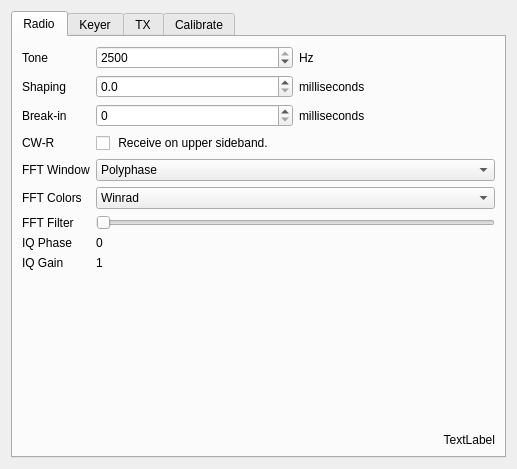
<?xml version="1.0" encoding="UTF-8"?>
<ui version="4.0">
 <class>SettingsForm</class>
 <widget class="QWidget" name="SettingsForm">
  <property name="geometry">
   <rect>
    <x>0</x>
    <y>0</y>
    <width>517</width>
    <height>469</height>
   </rect>
  </property>
  <property name="windowTitle">
   <string>Form</string>
  </property>
  <layout class="QGridLayout" name="gridLayout_5">
   <item row="0" column="0">
    <widget class="QTabWidget" name="tabWidget">
     <property name="currentIndex">
      <number>0</number>
     </property>
     <widget class="QWidget" name="tab_5">
      <attribute name="title">
       <string>Radio</string>
      </attribute>
      <layout class="QGridLayout" name="gridLayout_3">
       <item row="0" column="0">
        <widget class="QLabel" name="label_9">
         <property name="text">
          <string>Tone</string>
         </property>
        </widget>
       </item>
       <item row="1" column="0">
        <widget class="QLabel" name="label_13">
         <property name="text">
          <string>Shaping</string>
         </property>
        </widget>
       </item>
       <item row="9" column="0">
        <spacer name="verticalSpacer_2">
         <property name="orientation">
          <enum>Qt::Vertical</enum>
         </property>
         <property name="sizeHint" stdset="0">
          <size>
           <width>20</width>
           <height>73</height>
          </size>
         </property>
        </spacer>
       </item>
       <item row="10" column="1">
        <widget class="QLabel" name="versionLabel">
         <property name="text">
          <string>TextLabel</string>
         </property>
         <property name="alignment">
          <set>Qt::AlignRight|Qt::AlignTrailing|Qt::AlignVCenter</set>
         </property>
        </widget>
       </item>
       <item row="3" column="0">
        <widget class="QLabel" name="label_11">
         <property name="text">
          <string>CW-R</string>
         </property>
        </widget>
       </item>
       <item row="8" column="1">
        <widget class="QLabel" name="gainLabel">
         <property name="text">
          <string>1</string>
         </property>
        </widget>
       </item>
       <item row="4" column="0">
        <widget class="QLabel" name="label_21">
         <property name="text">
          <string>FFT Window</string>
         </property>
        </widget>
       </item>
       <item row="2" column="1">
        <layout class="QHBoxLayout" name="horizontalLayout_5">
         <item>
          <widget class="QSpinBox" name="qskSpinBox">
           <property name="maximum">
            <number>999</number>
           </property>
          </widget>
         </item>
         <item>
          <widget class="QLabel" name="label_23">
           <property name="text">
            <string>milliseconds</string>
           </property>
          </widget>
         </item>
        </layout>
       </item>
       <item row="3" column="1">
        <widget class="QCheckBox" name="cwrCheckBox">
         <property name="text">
          <string> Receive on upper sideband.</string>
         </property>
        </widget>
       </item>
       <item row="8" column="0">
        <widget class="QLabel" name="label_19">
         <property name="text">
          <string>IQ Gain</string>
         </property>
        </widget>
       </item>
       <item row="6" column="1">
        <widget class="QSlider" name="fftFilterSlider">
         <property name="sizePolicy">
          <sizepolicy hsizetype="Expanding" vsizetype="Fixed">
           <horstretch>0</horstretch>
           <verstretch>0</verstretch>
          </sizepolicy>
         </property>
         <property name="orientation">
          <enum>Qt::Horizontal</enum>
         </property>
        </widget>
       </item>
       <item row="6" column="0">
        <widget class="QLabel" name="label_17">
         <property name="text">
          <string>FFT Filter</string>
         </property>
        </widget>
       </item>
       <item row="7" column="0">
        <widget class="QLabel" name="label_14">
         <property name="text">
          <string>IQ Phase</string>
         </property>
        </widget>
       </item>
       <item row="7" column="1">
        <widget class="QLabel" name="phaseLabel">
         <property name="text">
          <string>0</string>
         </property>
        </widget>
       </item>
       <item row="1" column="1">
        <layout class="QHBoxLayout" name="horizontalLayout_2">
         <item>
          <widget class="QDoubleSpinBox" name="shapeSpinBox">
           <property name="decimals">
            <number>1</number>
           </property>
           <property name="maximum">
            <double>6.000000000000000</double>
           </property>
           <property name="singleStep">
            <double>0.100000000000000</double>
           </property>
          </widget>
         </item>
         <item>
          <widget class="QLabel" name="label_16">
           <property name="text">
            <string>milliseconds</string>
           </property>
          </widget>
         </item>
        </layout>
       </item>
       <item row="4" column="1">
        <widget class="QComboBox" name="windowComboBox">
         <item>
          <property name="text">
           <string>Polyphase</string>
          </property>
         </item>
         <item>
          <property name="text">
           <string>Hann</string>
          </property>
         </item>
         <item>
          <property name="text">
           <string>Rectangular</string>
          </property>
         </item>
        </widget>
       </item>
       <item row="2" column="0">
        <widget class="QLabel" name="label_22">
         <property name="text">
          <string>Break-in</string>
         </property>
        </widget>
       </item>
       <item row="0" column="1">
        <layout class="QHBoxLayout" name="horizontalLayout">
         <item>
          <widget class="QSpinBox" name="rxToneSpinBox">
           <property name="minimum">
            <number>250</number>
           </property>
           <property name="maximum">
            <number>2500</number>
           </property>
           <property name="value">
            <number>2500</number>
           </property>
          </widget>
         </item>
         <item>
          <widget class="QLabel" name="label_12">
           <property name="text">
            <string>Hz</string>
           </property>
          </widget>
         </item>
        </layout>
       </item>
       <item row="5" column="1">
        <widget class="QComboBox" name="colorsComboBox">
         <item>
          <property name="text">
           <string>Winrad</string>
          </property>
         </item>
         <item>
          <property name="text">
           <string>Linrad</string>
          </property>
         </item>
         <item>
          <property name="text">
           <string>Grayscale</string>
          </property>
         </item>
         <item>
          <property name="text">
           <string>Spectran</string>
          </property>
         </item>
         <item>
          <property name="text">
           <string>Spectran Extended</string>
          </property>
         </item>
         <item>
          <property name="text">
           <string>Horne</string>
          </property>
         </item>
        </widget>
       </item>
       <item row="5" column="0">
        <widget class="QLabel" name="label">
         <property name="text">
          <string>FFT Colors</string>
         </property>
        </widget>
       </item>
      </layout>
      <zorder>label_9</zorder>
      <zorder>label_13</zorder>
      <zorder>label_11</zorder>
      <zorder>cwrCheckBox</zorder>
      <zorder>label_21</zorder>
      <zorder>windowComboBox</zorder>
      <zorder>label</zorder>
      <zorder>colorsComboBox</zorder>
      <zorder>label_17</zorder>
      <zorder>fftFilterSlider</zorder>
      <zorder>label_14</zorder>
      <zorder>phaseLabel</zorder>
      <zorder>label_19</zorder>
      <zorder>gainLabel</zorder>
      <zorder>versionLabel</zorder>
      <zorder>label_22</zorder>
     </widget>
     <widget class="QWidget" name="tab_2">
      <attribute name="title">
       <string>Keyer</string>
      </attribute>
      <layout class="QGridLayout" name="gridLayout">
       <item row="0" column="0">
        <widget class="QLabel" name="label_18">
         <property name="text">
          <string>Tone</string>
         </property>
        </widget>
       </item>
       <item row="0" column="1">
        <widget class="QCheckBox" name="keyToneCheckBox">
         <property name="text">
          <string> Use same tone as receiver.</string>
         </property>
        </widget>
       </item>
       <item row="1" column="1">
        <layout class="QHBoxLayout" name="horizontalLayout_4">
         <item>
          <widget class="QSpinBox" name="keyToneSpinBox">
           <property name="minimum">
            <number>250</number>
           </property>
           <property name="maximum">
            <number>2500</number>
           </property>
           <property name="value">
            <number>2500</number>
           </property>
          </widget>
         </item>
         <item>
          <widget class="QLabel" name="label_20">
           <property name="text">
            <string>Hz</string>
           </property>
          </widget>
         </item>
        </layout>
       </item>
       <item row="2" column="0">
        <widget class="QLabel" name="label_4">
         <property name="text">
          <string>Volume</string>
         </property>
        </widget>
       </item>
       <item row="2" column="1">
        <widget class="QSlider" name="keyVolumeSlider">
         <property name="orientation">
          <enum>Qt::Horizontal</enum>
         </property>
        </widget>
       </item>
       <item row="3" column="0">
        <widget class="QLabel" name="label_7">
         <property name="text">
          <string>Weight</string>
         </property>
        </widget>
       </item>
       <item row="3" column="1">
        <widget class="QSlider" name="keyWeightSlider">
         <property name="minimum">
          <number>40</number>
         </property>
         <property name="maximum">
          <number>60</number>
         </property>
         <property name="pageStep">
          <number>5</number>
         </property>
         <property name="value">
          <number>50</number>
         </property>
         <property name="orientation">
          <enum>Qt::Horizontal</enum>
         </property>
         <property name="tickPosition">
          <enum>QSlider::TicksBothSides</enum>
         </property>
         <property name="tickInterval">
          <number>10</number>
         </property>
        </widget>
       </item>
       <item row="4" column="0">
        <widget class="QLabel" name="label_6">
         <property name="text">
          <string>Mode</string>
         </property>
        </widget>
       </item>
       <item row="4" column="1">
        <widget class="QComboBox" name="keyModeComboBox">
         <item>
          <property name="text">
           <string>Iambic</string>
          </property>
         </item>
         <item>
          <property name="text">
           <string>Ultimatic</string>
          </property>
         </item>
         <item>
          <property name="text">
           <string>Bug</string>
          </property>
         </item>
        </widget>
       </item>
       <item row="5" column="0">
        <widget class="QLabel" name="label_8">
         <property name="text">
          <string>Memory</string>
         </property>
        </widget>
       </item>
       <item row="5" column="1">
        <widget class="QComboBox" name="keyMemoryComboBox">
         <item>
          <property name="text">
           <string>None</string>
          </property>
         </item>
         <item>
          <property name="text">
           <string>Dash</string>
          </property>
         </item>
         <item>
          <property name="text">
           <string>Dot</string>
          </property>
         </item>
         <item>
          <property name="text">
           <string>Both</string>
          </property>
         </item>
        </widget>
       </item>
       <item row="6" column="0">
        <widget class="QLabel" name="label_5">
         <property name="text">
          <string>Spacing</string>
         </property>
        </widget>
       </item>
       <item row="6" column="1">
        <widget class="QComboBox" name="keySpacingComboBox">
         <item>
          <property name="text">
           <string>None</string>
          </property>
         </item>
         <item>
          <property name="text">
           <string>Element</string>
          </property>
         </item>
         <item>
          <property name="text">
           <string>Character</string>
          </property>
         </item>
         <item>
          <property name="text">
           <string>Word</string>
          </property>
         </item>
        </widget>
       </item>
       <item row="7" column="0">
        <widget class="QLabel" name="label_10">
         <property name="text">
          <string>Reverse</string>
         </property>
        </widget>
       </item>
       <item row="7" column="1">
        <widget class="QCheckBox" name="keyReverseCheckBox">
         <property name="text">
          <string> Swap dot and dash.</string>
         </property>
        </widget>
       </item>
       <item row="8" column="0">
        <spacer name="verticalSpacer_5">
         <property name="orientation">
          <enum>Qt::Vertical</enum>
         </property>
         <property name="sizeHint" stdset="0">
          <size>
           <width>20</width>
           <height>88</height>
          </size>
         </property>
        </spacer>
       </item>
      </layout>
      <zorder>label_18</zorder>
      <zorder>label_4</zorder>
      <zorder>keyVolumeSlider</zorder>
      <zorder>label_7</zorder>
      <zorder>keyWeightSlider</zorder>
      <zorder>label_6</zorder>
      <zorder>keyModeComboBox</zorder>
      <zorder>label_8</zorder>
      <zorder>keyMemoryComboBox</zorder>
      <zorder>label_5</zorder>
      <zorder>keySpacingComboBox</zorder>
      <zorder>label_10</zorder>
      <zorder>keyReverseCheckBox</zorder>
      <zorder>keyToneCheckBox</zorder>
     </widget>
     <widget class="QWidget" name="tab">
      <attribute name="title">
       <string>TX</string>
      </attribute>
      <layout class="QVBoxLayout" name="verticalLayout">
       <item>
        <widget class="QGroupBox" name="txImageBox">
         <property name="title">
          <string>Image: 12.345.678 Hz</string>
         </property>
         <layout class="QGridLayout" name="gridLayout_11">
          <item row="0" column="0">
           <widget class="QLabel" name="label_15">
            <property name="text">
             <string>Tune another receiver to the image frequency then adjust sliders to minimize transmitted image.</string>
            </property>
            <property name="wordWrap">
             <bool>true</bool>
            </property>
           </widget>
          </item>
         </layout>
        </widget>
       </item>
       <item>
        <widget class="QGroupBox" name="phaseBox">
         <property name="title">
          <string>Phase: 0</string>
         </property>
         <layout class="QGridLayout" name="gridLayout_13">
          <item row="1" column="0">
           <widget class="QSlider" name="phaseFineSlider">
            <property name="minimum">
             <number>-1000</number>
            </property>
            <property name="maximum">
             <number>1000</number>
            </property>
            <property name="orientation">
             <enum>Qt::Horizontal</enum>
            </property>
            <property name="tickPosition">
             <enum>QSlider::TicksBelow</enum>
            </property>
            <property name="tickInterval">
             <number>1000</number>
            </property>
           </widget>
          </item>
          <item row="0" column="0">
           <widget class="QSlider" name="phaseCoarseSlider">
            <property name="minimum">
             <number>-1000</number>
            </property>
            <property name="maximum">
             <number>1000</number>
            </property>
            <property name="orientation">
             <enum>Qt::Horizontal</enum>
            </property>
            <property name="tickPosition">
             <enum>QSlider::TicksAbove</enum>
            </property>
            <property name="tickInterval">
             <number>1000</number>
            </property>
           </widget>
          </item>
         </layout>
        </widget>
       </item>
       <item>
        <widget class="QGroupBox" name="gainBox">
         <property name="title">
          <string>Gain: 1</string>
         </property>
         <layout class="QGridLayout" name="gridLayout_12">
          <item row="0" column="0">
           <widget class="QSlider" name="gainCoarseSlider">
            <property name="minimum">
             <number>-1000</number>
            </property>
            <property name="maximum">
             <number>1000</number>
            </property>
            <property name="orientation">
             <enum>Qt::Horizontal</enum>
            </property>
            <property name="tickPosition">
             <enum>QSlider::TicksAbove</enum>
            </property>
            <property name="tickInterval">
             <number>1000</number>
            </property>
           </widget>
          </item>
          <item row="1" column="0">
           <widget class="QSlider" name="gainFineSlider">
            <property name="minimum">
             <number>-1000</number>
            </property>
            <property name="maximum">
             <number>1000</number>
            </property>
            <property name="orientation">
             <enum>Qt::Horizontal</enum>
            </property>
            <property name="tickPosition">
             <enum>QSlider::TicksBelow</enum>
            </property>
            <property name="tickInterval">
             <number>1000</number>
            </property>
           </widget>
          </item>
         </layout>
        </widget>
       </item>
       <item>
        <spacer name="verticalSpacer_3">
         <property name="orientation">
          <enum>Qt::Vertical</enum>
         </property>
         <property name="sizeHint" stdset="0">
          <size>
           <width>20</width>
           <height>10</height>
          </size>
         </property>
        </spacer>
       </item>
      </layout>
     </widget>
     <widget class="QWidget" name="tab_3">
      <attribute name="title">
       <string>Calibrate</string>
      </attribute>
      <layout class="QVBoxLayout" name="verticalLayout_3">
       <item>
        <widget class="QGroupBox" name="groupBox">
         <property name="title">
          <string>Signal Level</string>
         </property>
         <layout class="QGridLayout" name="gridLayout_2">
          <item row="0" column="0">
           <widget class="QLabel" name="label_3">
            <property name="text">
             <string>dB Offset</string>
            </property>
           </widget>
          </item>
          <item row="0" column="1">
           <widget class="QDoubleSpinBox" name="dbOffsetSpinBox">
            <property name="sizePolicy">
             <sizepolicy hsizetype="MinimumExpanding" vsizetype="Fixed">
              <horstretch>0</horstretch>
              <verstretch>0</verstretch>
             </sizepolicy>
            </property>
            <property name="decimals">
             <number>1</number>
            </property>
            <property name="minimum">
             <double>-100.000000000000000</double>
            </property>
            <property name="singleStep">
             <double>0.100000000000000</double>
            </property>
            <property name="value">
             <double>-10.500000000000000</double>
            </property>
           </widget>
          </item>
         </layout>
        </widget>
       </item>
       <item>
        <widget class="QGroupBox" name="groupBox_2">
         <property name="title">
          <string>Si570 Crystal</string>
         </property>
         <layout class="QGridLayout" name="gridLayout_4">
          <item row="1" column="0" colspan="2">
           <widget class="QLabel" name="label_2">
            <property name="text">
             <string>Tune and zero beat a precision signal. Enter the exact frequency of your source and press Calibrate. Please allow 10 minutes for the Si570 to warm up before doing this.</string>
            </property>
            <property name="wordWrap">
             <bool>true</bool>
            </property>
           </widget>
          </item>
          <item row="2" column="0">
           <widget class="QSpinBox" name="spinBox_2">
            <property name="enabled">
             <bool>false</bool>
            </property>
            <property name="minimum">
             <number>500000</number>
            </property>
            <property name="maximum">
             <number>40000000</number>
            </property>
            <property name="value">
             <number>15000000</number>
            </property>
           </widget>
          </item>
          <item row="2" column="1">
           <widget class="QPushButton" name="pushButton_2">
            <property name="enabled">
             <bool>false</bool>
            </property>
            <property name="text">
             <string>Calibrate</string>
            </property>
           </widget>
          </item>
          <item row="3" column="0" colspan="2">
           <widget class="QPushButton" name="pushButton">
            <property name="enabled">
             <bool>false</bool>
            </property>
            <property name="text">
             <string>Reset to factory default</string>
            </property>
           </widget>
          </item>
         </layout>
        </widget>
       </item>
       <item>
        <spacer name="verticalSpacer">
         <property name="orientation">
          <enum>Qt::Vertical</enum>
         </property>
         <property name="sizeHint" stdset="0">
          <size>
           <width>148</width>
           <height>54</height>
          </size>
         </property>
        </spacer>
       </item>
      </layout>
     </widget>
    </widget>
   </item>
  </layout>
 </widget>
 <resources/>
 <connections/>
</ui>
